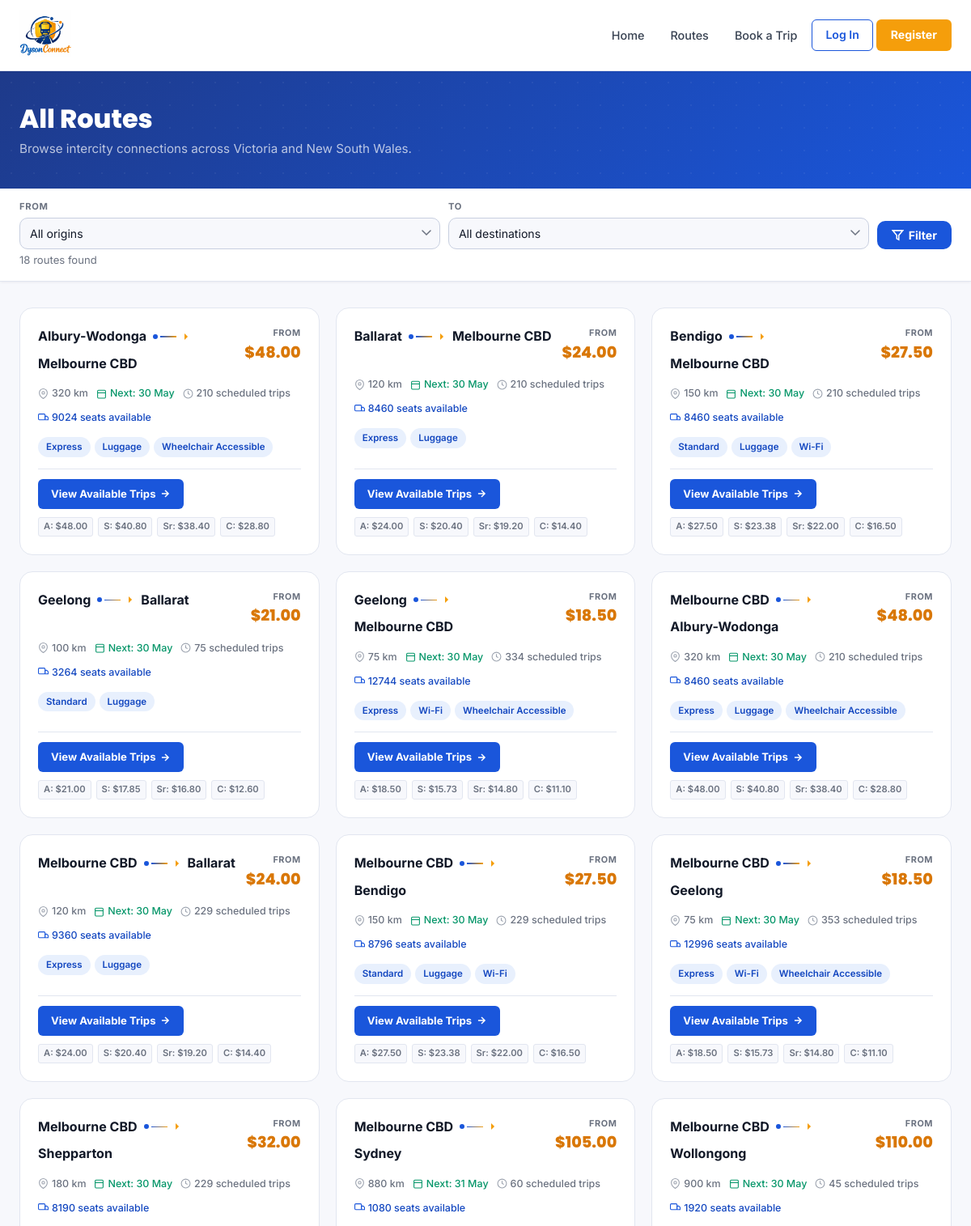
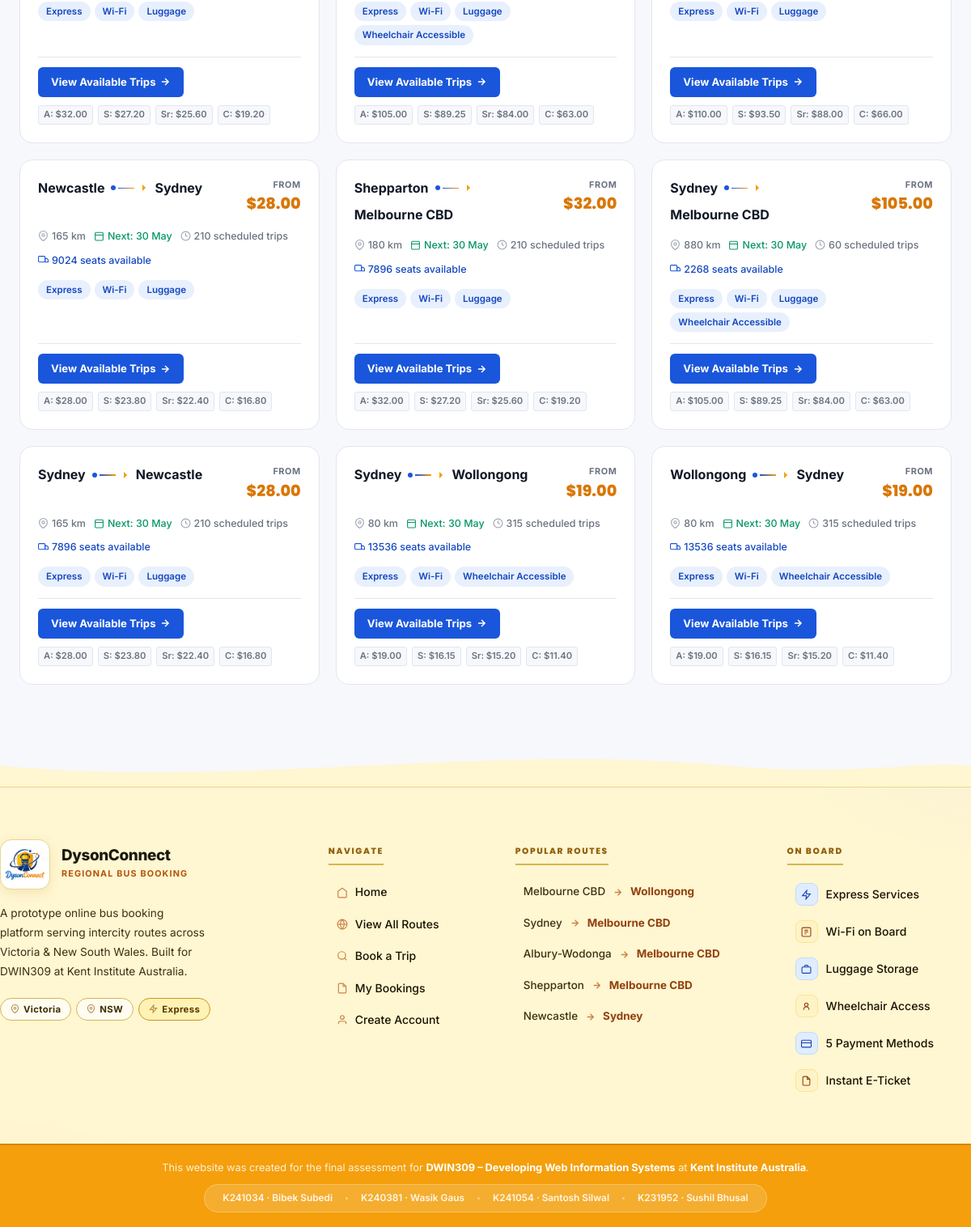
Page /routes.php on the committed database (2 pictures, top to bottom).
### tables this page shows
CREATE TABLE routes (
    route_id    INT           UNSIGNED NOT NULL AUTO_INCREMENT,
    origin      VARCHAR(100)  NOT NULL,
    destination VARCHAR(100)  NOT NULL,
    distance_km SMALLINT      UNSIGNED NOT NULL DEFAULT 0,
    base_price  DECIMAL(8,2)  NOT NULL,
    route_tags  VARCHAR(255)  DEFAULT NULL,
    status      ENUM('active','inactive') NOT NULL DEFAULT 'active',
    created_at  DATETIME      NOT NULL DEFAULT CURRENT_TIMESTAMP,
    PRIMARY KEY (route_id)
);

### routes.php (the view, shortened to what the rows shown need)
<?php
require_once 'includes/db_connect.php';
require_once 'includes/functions.php';
$sql = "
    SELECT
        r.route_id,
        r.origin,
        r.destination,
        r.distance_km,
        r.base_price,
        r.route_tags,
        r.status,
        COUNT(DISTINCT s.schedule_id)              AS total_schedules,
        MIN(CASE WHEN s.departure_date >= CURDATE()
                  AND s.status = 'scheduled'
             THEN s.departure_date END)            AS next_departure,
        SUM(CASE WHEN s.departure_date >= CURDATE()
                  AND s.status = 'scheduled'
             THEN s.available_seats ELSE 0 END)    AS total_available_seats
    FROM routes r
    LEFT JOIN schedules s ON s.route_id = r.route_id
    WHERE r.status = 'active'
";
$sql .= " GROUP BY r.route_id ORDER BY r.origin, r.destination";
$stmt = $conn->prepare($sql);
$stmt->execute();
$routes = $stmt->get_result()->fetch_all(MYSQLI_ASSOC);
require_once 'includes/header.php';
?>
<div class="page-hero page-hero--blue">
    <div class="container">
        <h1 class="page-hero-title">All Routes</h1>
    </div>
</div>
<section class="routes-page-section">
    <div class="container">
        <?php if (empty($routes)): ?>
            <div class="empty-state">
                <div class="empty-icon">🗺️</div>
                <h2>No routes found</h2>
                <p>Try adjusting your filter or <a href="<?= BASE_URL ?>routes.php">view all routes</a>.</p>
            </div>
        <?php else: ?>
            <div class="routes-page-grid">
                <?php foreach ($routes as $route):
                    $tags       = parseRouteTags($route['route_tags']);
                    $hasTrips   = (int)$route['total_available_seats'] > 0;
                    $nextDep    = $route['next_departure'];
                ?>
                <div class="route-page-card">
                    <div class="rpc-header">
                        <div class="rpc-path">
                            <div class="rpc-city-row">
                                <span class="rpc-city"><?= e($route['origin']) ?></span>
                                <div class="rpc-line">
                                    <span class="rpc-dot"></span>
                                    <span class="rpc-dash"></span>
                                    <svg width="14" height="14" viewBox="0 0 24 24" fill="currentColor" style="color:var(--orange)"><path d="M5 12h14M12 5l7 7-7 7"/></svg>
                                </div>
                                <span class="rpc-city"><?= e($route['destination']) ?></span>
                            </div>
                        </div>
                        <div class="rpc-price-col">
                            <span class="rpc-from-label">from</span>
                            <span class="rpc-price"><?= formatCurrency($route['base_price']) ?></span>
                        </div>
                    </div>
                    <div class="rpc-meta">
                        <span class="rpc-meta-item">
                            <svg width="13" height="13" viewBox="0 0 24 24" fill="none" stroke="currentColor" stroke-width="2"><path d="M21 10c0 7-9 13-9 13s-9-6-9-13a9 9 0 0 1 18 0z"/><circle cx="12" cy="10" r="3"/></svg>
                            <?= e($route['distance_km']) ?> km
                        </span>
                        <?php if ($nextDep): ?>
                        <span class="rpc-meta-item rpc-meta-item--green">
                            <svg width="13" height="13" viewBox="0 0 24 24" fill="none" stroke="currentColor" stroke-width="2"><rect x="3" y="4" width="18" height="18" rx="2"/><line x1="3" y1="10" x2="21" y2="10"/></svg>
                            Next: <?= date('d M', strtotime($nextDep)) ?>
                        </span>
                        <?php endif; ?>
                        <span class="rpc-meta-item">
                            <svg width="13" height="13" viewBox="0 0 24 24" fill="none" stroke="currentColor" stroke-width="2"><circle cx="12" cy="12" r="10"/><polyline points="12 6 12 12 16 14"/></svg>
                            <?= (int)$route['total_schedules'] ?> scheduled trip<?= (int)$route['total_schedules'] !== 1 ? 's' : '' ?>
                        </span>
                        <?php if ($hasTrips): ?>
                        <span class="rpc-meta-item rpc-meta-item--blue">
                            <svg width="13" height="13" viewBox="0 0 24 24" fill="none" stroke="currentColor" stroke-width="2"><rect x="1" y="3" width="15" height="13" rx="2"/><path d="M16 8h4l3 3v5h-7V8z"/></svg>
                            <?= (int)$route['total_available_seats'] ?> seats available
                        </span>
                        <?php endif; ?>
                    </div>
                    <?php if (!empty($tags)): ?>
                    <div class="rpc-tags">
                        <?php foreach ($tags as $tag): ?>
                            <span class="route-tag"><?= e($tag) ?></span>
                        <?php endforeach; ?>
                    </div>
                    <?php endif; ?>
                    <div class="rpc-footer">
                        <?php if ($hasTrips): ?>
                            <a href="<?= BASE_URL ?>search.php?origin=<?= urlencode($route['origin']) ?>&destination=<?= urlencode($route['destination']) ?>"
                               class="btn-book-route">
                                View Available Trips
                                <svg width="14" height="14" viewBox="0 0 24 24" fill="none" stroke="currentColor" stroke-width="2.5"><path d="M5 12h14M12 5l7 7-7 7"/></svg>
                            </a>
                        <?php else: ?>
                            <span class="btn-book-route btn-book-route--unavailable">No Upcoming Trips</span>
                        <?php endif; ?>
                        <div class="fare-types-mini">
                            <span title="Adult">A: <?= formatCurrency(calculateFare($route['base_price'], 'Adult')) ?></span>
                            <span title="Student">S: <?= formatCurrency(calculateFare($route['base_price'], 'Student')) ?></span>
                            <span title="Senior">Sr: <?= formatCurrency(calculateFare($route['base_price'], 'Senior')) ?></span>
                            <span title="Child">C: <?= formatCurrency(calculateFare($route['base_price'], 'Child')) ?></span>
                        </div>
                    </div>
                </div>
                <?php endforeach; ?>
            </div>
        <?php endif; ?>
    </div>
</section>
<?php require_once 'includes/footer.php'; ?>

### includes/footer.php (shortened to what the rows shown need)
</main>
<footer class="site-footer">
<div class="footer-inner">
    <div class="container footer-grid">
        <div class="footer-col">
            <ul class="footer-list footer-routes">
            <?php
            global $conn;
            $footerRoutes = [];
            if (isset($conn)) {
                $fRes = $conn->query("SELECT origin, destination FROM routes WHERE status='active' ORDER BY base_price DESC");
                $fSeen = [];
                while ($fr = $fRes->fetch_assoc()) {
                    if (!isset($fSeen[$fr['origin']]) && count($footerRoutes) < 5) {
                        $fSeen[$fr['origin']] = true;
                        $footerRoutes[] = $fr;
                    }
                }
            }
            foreach ($footerRoutes as $fr): ?>
            <li>
                <a href="<?= BASE_URL ?>search.php?origin=<?= urlencode($fr['origin']) ?>&destination=<?= urlencode($fr['destination']) ?>" class="footer-route-link">
                    <span class="frl-from"><?= htmlspecialchars($fr['origin'], ENT_QUOTES) ?></span>
                    <svg class="frl-arrow" width="13" height="13" viewBox="0 0 24 24" fill="none" stroke="currentColor" stroke-width="2.5"><path d="M5 12h14M12 5l7 7-7 7"/></svg>
                    <span class="frl-to"><?= htmlspecialchars($fr['destination'], ENT_QUOTES) ?></span>
                </a>
            </li>
            <?php endforeach; ?>
            </ul>
        </div>
    </div>
</div>
</footer>
</body>
</html>

### rows in the picture
routes: origin "Albury-Wodonga", destination "Melbourne CBD", base_price "$48.00", distance_km "320", nextDep "30 May", total_schedules "210", total_available_seats "9024", route_tags "Express", route_tags "Luggage", route_tags "Wheelchair Accessible", base_price "$40.80", base_price "$38.40", base_price "$28.80"
routes: origin "Ballarat", destination "Melbourne CBD", base_price "$24.00", distance_km "120", nextDep "30 May", total_schedules "210", total_available_seats "8460", route_tags "Express", route_tags "Luggage", base_price "$20.40", base_price "$19.20", base_price "$14.40"
routes: origin "Bendigo", destination "Melbourne CBD", base_price "$27.50", distance_km "150", nextDep "30 May", total_schedules "210", total_available_seats "8460", route_tags "Standard", route_tags "Luggage", route_tags "Wi-Fi", base_price "$23.38", base_price "$22.00", base_price "$16.50"
routes: origin "Geelong", destination "Ballarat", base_price "$21.00", distance_km "100", nextDep "30 May", total_schedules "75", total_available_seats "3264", route_tags "Standard", route_tags "Luggage", base_price "$17.85", base_price "$16.80", base_price "$12.60"
routes: origin "Geelong", destination "Melbourne CBD", base_price "$18.50", distance_km "75", nextDep "30 May", total_schedules "334", total_available_seats "12744", route_tags "Express", route_tags "Wi-Fi", route_tags "Wheelchair Accessible", base_price "$15.73", base_price "$14.80", base_price "$11.10"
routes: origin "Melbourne CBD", destination "Albury-Wodonga", base_price "$48.00", distance_km "320", nextDep "30 May", total_schedules "210", total_available_seats "8460", route_tags "Express", route_tags "Luggage", route_tags "Wheelchair Accessible", base_price "$40.80", base_price "$38.40", base_price "$28.80"
routes: origin "Melbourne CBD", destination "Ballarat", base_price "$24.00", distance_km "120", nextDep "30 May", total_schedules "229", total_available_seats "9360", route_tags "Express", route_tags "Luggage", base_price "$20.40", base_price "$19.20", base_price "$14.40"
routes: origin "Melbourne CBD", destination "Bendigo", base_price "$27.50", distance_km "150", nextDep "30 May", total_schedules "229", total_available_seats "8796", route_tags "Standard", route_tags "Luggage", route_tags "Wi-Fi", base_price "$23.38", base_price "$22.00", base_price "$16.50"
routes: origin "Melbourne CBD", destination "Geelong", base_price "$18.50", distance_km "75", nextDep "30 May", total_schedules "353", total_available_seats "12996", route_tags "Express", route_tags "Wi-Fi", route_tags "Wheelchair Accessible", base_price "$15.73", base_price "$14.80", base_price "$11.10"
routes: origin "Melbourne CBD", destination "Shepparton", base_price "$32.00", distance_km "180", nextDep "30 May", total_schedules "229", total_available_seats "8190", route_tags "Express", route_tags "Wi-Fi", route_tags "Luggage", base_price "$27.20", base_price "$25.60", base_price "$19.20"
routes: origin "Melbourne CBD", destination "Sydney", base_price "$105.00", distance_km "880", nextDep "31 May", total_schedules "60", total_available_seats "1080", route_tags "Express", route_tags "Wi-Fi", route_tags "Luggage", route_tags "Wheelchair Accessible", base_price "$89.25", base_price "$84.00", base_price "$63.00"
routes: origin "Melbourne CBD", destination "Wollongong", base_price "$110.00", distance_km "900", nextDep "30 May", total_schedules "45", total_available_seats "1920", route_tags "Express", route_tags "Wi-Fi", route_tags "Luggage", base_price "$93.50", base_price "$88.00", base_price "$66.00"
routes: origin "Newcastle", destination "Sydney", base_price "$28.00", distance_km "165", nextDep "30 May", total_schedules "210", total_available_seats "9024", route_tags "Express", route_tags "Wi-Fi", route_tags "Luggage", base_price "$23.80", base_price "$22.40", base_price "$16.80"
routes: origin "Shepparton", destination "Melbourne CBD", base_price "$32.00", distance_km "180", nextDep "30 May", total_schedules "210", total_available_seats "7896", route_tags "Express", route_tags "Wi-Fi", route_tags "Luggage", base_price "$27.20", base_price "$25.60", base_price "$19.20"
routes: origin "Sydney", destination "Melbourne CBD", base_price "$105.00", distance_km "880", nextDep "30 May", total_schedules "60", total_available_seats "2268", route_tags "Express", route_tags "Wi-Fi", route_tags "Luggage", route_tags "Wheelchair Accessible", base_price "$89.25", base_price "$84.00", base_price "$63.00"
routes: origin "Sydney", destination "Newcastle", base_price "$28.00", distance_km "165", nextDep "30 May", total_schedules "210", total_available_seats "7896", route_tags "Express", route_tags "Wi-Fi", route_tags "Luggage", base_price "$23.80", base_price "$22.40", base_price "$16.80"
routes: origin "Sydney", destination "Wollongong", base_price "$19.00", distance_km "80", nextDep "30 May", total_schedules "315", total_available_seats "13536", route_tags "Express", route_tags "Wi-Fi", route_tags "Wheelchair Accessible", base_price "$16.15", base_price "$15.20", base_price "$11.40"
routes: origin "Wollongong", destination "Sydney", base_price "$19.00", distance_km "80", nextDep "30 May", total_schedules "315", total_available_seats "13536", route_tags "Express", route_tags "Wi-Fi", route_tags "Wheelchair Accessible", base_price "$16.15", base_price "$15.20", base_price "$11.40"

### other values in the picture
count($routes) "18"
